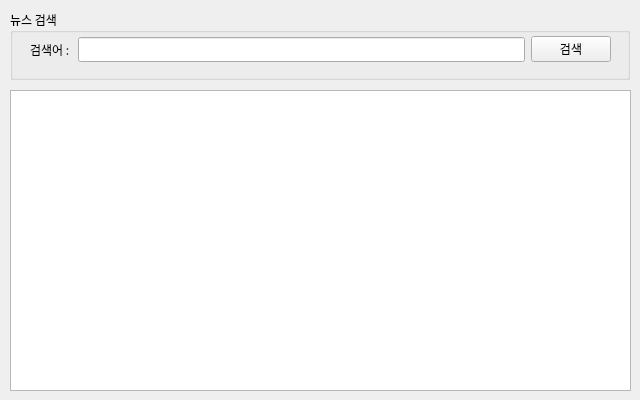
<?xml version="1.0" encoding="UTF-8"?>
<ui version="4.0">
 <class>FrmMain</class>
 <widget class="QWidget" name="FrmMain">
  <property name="geometry">
   <rect>
    <x>0</x>
    <y>0</y>
    <width>640</width>
    <height>400</height>
   </rect>
  </property>
  <property name="sizePolicy">
   <sizepolicy hsizetype="Fixed" vsizetype="Fixed">
    <horstretch>0</horstretch>
    <verstretch>0</verstretch>
   </sizepolicy>
  </property>
  <property name="minimumSize">
   <size>
    <width>640</width>
    <height>400</height>
   </size>
  </property>
  <property name="maximumSize">
   <size>
    <width>640</width>
    <height>400</height>
   </size>
  </property>
  <property name="font">
   <font>
    <family>맑은 고딕</family>
   </font>
  </property>
  <property name="windowTitle">
   <string>네이버API 뉴스검색앱</string>
  </property>
  <widget class="QWidget" name="verticalLayoutWidget">
   <property name="geometry">
    <rect>
     <x>10</x>
     <y>10</y>
     <width>620</width>
     <height>70</height>
    </rect>
   </property>
   <layout class="QVBoxLayout" name="searchLayout">
    <item>
     <widget class="QGroupBox" name="groupBox">
      <property name="title">
       <string>뉴스 검색</string>
      </property>
      <widget class="QWidget" name="">
       <property name="geometry">
        <rect>
         <x>20</x>
         <y>24</y>
         <width>581</width>
         <height>31</height>
        </rect>
       </property>
       <layout class="QHBoxLayout" name="horizontalLayout">
        <item>
         <widget class="QLabel" name="label">
          <property name="text">
           <string>검색어 : </string>
          </property>
         </widget>
        </item>
        <item>
         <widget class="QLineEdit" name="txtSearch"/>
        </item>
        <item>
         <widget class="QPushButton" name="btnSearch">
          <property name="text">
           <string>검색</string>
          </property>
         </widget>
        </item>
       </layout>
      </widget>
     </widget>
    </item>
   </layout>
  </widget>
  <widget class="QWidget" name="verticalLayoutWidget_2">
   <property name="geometry">
    <rect>
     <x>10</x>
     <y>90</y>
     <width>621</width>
     <height>301</height>
    </rect>
   </property>
   <layout class="QVBoxLayout" name="resultLayout">
    <item>
     <widget class="QListView" name="lsvResult"/>
    </item>
   </layout>
  </widget>
 </widget>
 <resources/>
 <connections/>
</ui>
